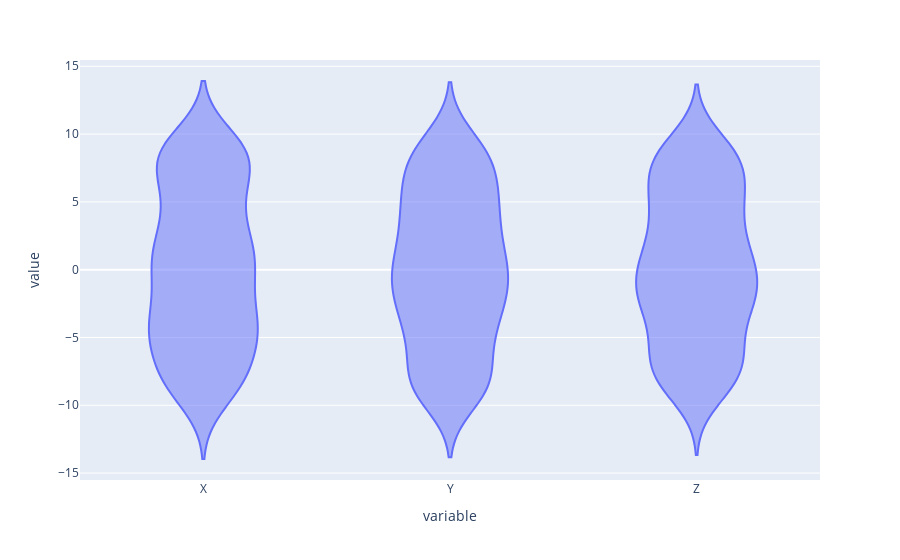

Notebook cell for this chart:
### Code cell
fig=px.violin(df1)
fig.show()

### Figure 1 — Plotly figure (JSON) as saved in the notebook; plotly's stock layout.template omitted (floating-point values rounded to 4 significant figures; data arrays with more than 128 entries replaced by an {"elided": "..."} marker saying what was removed)
{"data": [{"alignmentgroup": "True", "box": {"visible": false}, "hovertemplate": "variable=%{x}<br>value=%{y}<extra></extra>", "legendgroup": "", "marker": {"color": "#636efa"}, "name": "", "offsetgroup": "", "orientation": "v", "scalegroup": "True", "showlegend": false, "type": "violin", "x": {"elided": "900 str values"}, "x0": " ", "xaxis": "x", "y": {"elided": "900 float values"}, "y0": " ", "yaxis": "y"}], "layout": {"autosize": true, "legend": {"tracegroupgap": 0}, "margin": {"t": 60}, "violinmode": "group", "xaxis": {"anchor": "y", "autorange": true, "domain": [0, 1], "range": [-0.5, 2.5], "title": {"text": "variable"}, "type": "category"}, "yaxis": {"anchor": "x", "autorange": true, "domain": [0, 1], "range": [-15.51, 15.46], "title": {"text": "value"}, "type": "linear"}}}
